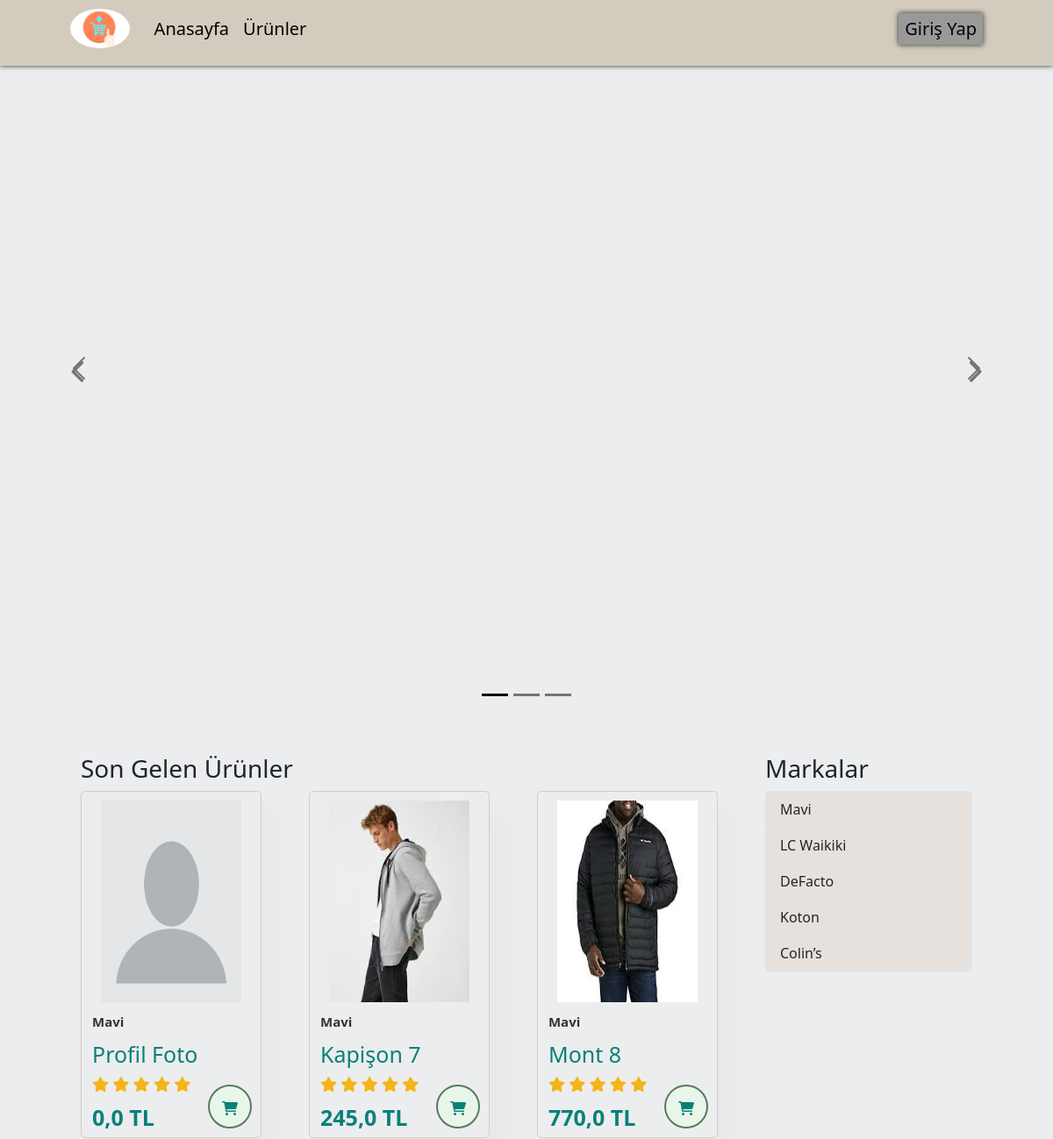
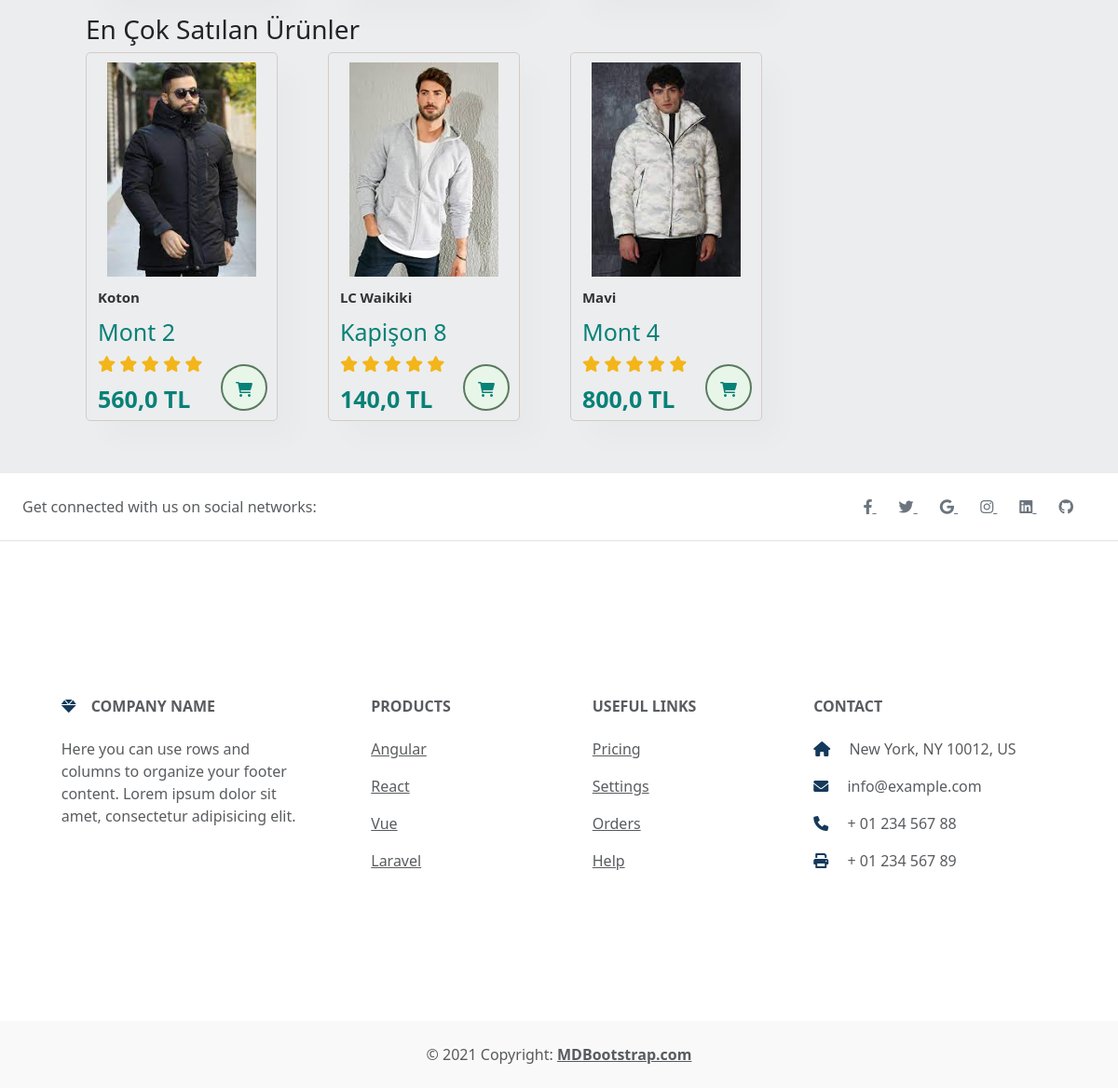
The page / on the database its author committed (2 pictures, top to bottom).
### appMy/models.py (models this page shows, shortened)
class Product(models.Model):
    category = models.ForeignKey(Category, verbose_name=("Kategori"), on_delete=models.CASCADE, null=True, blank=True)
    marka = models.CharField(("Marka"), max_length=50)
    title = models.CharField(("Ürün Adı"), max_length=50)
    text = models.TextField(("Ürün Hakkında"), max_length=1000)
    image = models.FileField(("Ürün Fotografı"), upload_to='', max_length=100)
    date_now = models.DateTimeField(("Tarih"), auto_now_add=True)
    likes = models.FloatField(("Ürün Beğenisi"), default=0)
    price = models.FloatField(("Ürün Fiyatı"), default=0)

class Category(models.Model):
    title = models.CharField(("Kategori"), max_length=50)

### appMy/views.py (the view)
# urls.py: path('', index, name='index'),
def index(request):
   products = Product.objects.all()
   categorys = Category.objects.all()
   son_gelenler = Product.objects.all().order_by('-date_now')[:3]
   cok_satilanlar = Product.objects.all().order_by('?')[:3]
   context = {
      'title':'Anasayfa',
      'products':products,
      'categorys':categorys,
      'son_gelenler':son_gelenler,
      'cok_satilanlar':cok_satilanlar,
   }
   return render(request, 'index.html', context)

### appMy/templates/index.html (shortened to what this page needs)
{% extends 'base.html' %}
{% load static %}
{% block body %}
   <div id="carouselDarkVariant" class="carousel slide carousel-fade carousel-dark" data-mdb-ride="carousel">
    <div class="carousel-indicators">
      <button
        data-mdb-target="#carouselDarkVariant"
        data-mdb-slide-to="0"
        class="active"
        aria-current="true"
        aria-label="Slide 1"
      ></button>
      <button
        data-mdb-target="#carouselDarkVariant"
        data-mdb-slide-to="1"
        aria-label="Slide 1"
      ></button>
      <button
        data-mdb-target="#carouselDarkVariant"
        data-mdb-slide-to="2"
        aria-label="Slide 1"
      ></button>
    </div>
    <div class="carousel-inner" style="height: 100vh;">
      <div class="carousel-item active">
        <div class="carousel-caption d-none d-md-block">
        </div>
      </div>
    </div>
    <button class="carousel-control-prev" type="button" data-mdb-target="#carouselDarkVariant" data-mdb-slide="prev">
      <span class="carousel-control-prev-icon" aria-hidden="true"></span>
    </button>
    <button class="carousel-control-next" type="button" data-mdb-target="#carouselDarkVariant" data-mdb-slide="next">
      <span class="carousel-control-next-icon" aria-hidden="true"></span>
    </button>
  </div>
   <div class="container-fluid">
    <div class="ozel-urun ">
      <div class="row">
        <div class="col-9">
          <div class="row">
            <h3>Son Gelen Ürünler</h3>
            {% for i in son_gelenler %}
            <div class="col-4">
              <div class="ozel mb-3">
                <a href="{% url 'detail' i.id %}"><img src="{{ i.image.url }}" alt="resim"></a>
                <div class="ozel-bilgi">
                  <span>{{ i.marka }}</span>
                  <h5>{{ i.title }}</h5>
                  <div class="yildiz">
                   <i class="fas fa-star"></i>
                   <i class="fas fa-star"></i>
                   <i class="fas fa-star"></i>
                   <i class="fas fa-star"></i>
                   <i class="fas fa-star"></i>
                  </div>
                  <h4>{{ i.price }} TL</h4>
                </div>
                <a href="{% url 'detail' i.id %}"><i class="fas fa-shopping-cart cart"></i></a>
               </div>
            </div>
            {% endfor %}
            <h3>En Çok Satılan Ürünler</h3>
            {% for i in cok_satilanlar %}
            <div class="col-4">
               <div class="ozel mb-3">
                <a href="{% url 'detail' i.id %}"><img src="{{ i.image.url }}" alt="resim"></a>
                <div class="ozel-bilgi">
                  <span>{{ i.marka }}</span>
                  <h5>{{ i.title }}</h5>
                  <div class="yildiz">
                   <i class="fas fa-star"></i>
                   <i class="fas fa-star"></i>
                   <i class="fas fa-star"></i>
                   <i class="fas fa-star"></i>
                   <i class="fas fa-star"></i>
                  </div>
                  <h4>{{ i.price }} TL</h4>
                </div>
                <a href="{% url 'detail' i.id %}"><i class="fas fa-shopping-cart cart"></i></a>
               </div>
            </div>
            {% endfor %}
          </div>
        </div>
      {% include 'part/_sidenav.html' %}
      </div>
    </div>
  </div>
{% endblock body %}

### appMy/templates/base.html (shortened to what this page needs)
<!DOCTYPE html>
{% load static %}
<html lang="en">
<head>
    <link href="https://cdnjs.cloudflare.com/ajax/libs/font-awesome/6.0.0/css/all.min.css" rel="stylesheet"/>
    <link href="https://cdnjs.cloudflare.com/ajax/libs/mdb-ui-kit/6.2.0/mdb.min.css" rel="stylesheet"/>
    <link href="https://cdn.jsdelivr.net/npm/bootstrap@5.3.0-alpha1/dist/css/bootstrap.min.css" rel="stylesheet">
    <link rel="stylesheet" href="{% static 'style.css' %}">
</head>
<body>
    {% include 'part/_header.html' %}
    {% block body %}
    {% endblock body %}
    {% include 'part/_footer.html' %}
</body>
</html>

### appMy/templates/part/_header.html (shortened to what this page needs)
{% load static %}
<nav class="navbar navbar-expand-lg navbar-light bg-light p-0 m-0">
    <div class="container-fluid">
      <div class="collapse navbar-collapse" id="navbarSupportedContent">
        <a class="navbar-brand mt-2 mt-lg-0" href="#">
          <img style="border-radius: 50%;"
            src="{% static 'img/logo.png' %}"
            height="45"
          />
        </a>
        <ul class="navbar-nav me-auto mb-2 mb-lg-0">
          <li class="nav-item">
            <a class="nav-link" href="{% url 'index' %}">Anasayfa</a>
          </li>
          <li class="nav-item">
            <a class="nav-link" href="{% url 'products' %}">Ürünler</a>
          </li>
        </ul>
      </div>
      {% if request.user.is_authenticated %}
      <div class="d-flex align-items-center">
        <a class="text-reset me-3" href="#">
          <i class="fas fa-shopping-cart"></i>
        </a>
        <div class="dropdown">
          <a
            class="dropdown-toggle d-flex align-items-center hidden-arrow"
            href="#"
            id="navbarDropdownMenuAvatar"
            role="button"
            data-mdb-toggle="dropdown"
            aria-expanded="false"
          >
          {% if profils.image %}
          <img src="{{ profils.image.url }}"
              alt="avatar" class="rounded-circle img-fluid" style="width: 50px; height: 50px; object-fit: cover;">
          {% else %}
          <img src="{% static 'img/profilresmi.png' %}"
          alt="avatar" class="rounded-circle img-fluid" style="width: 50px; height: 50px; object-fit: cover;">
          {% endif %}
          </a>
          <ul
            class="dropdown-menu dropdown-menu-end"
            aria-labelledby="navbarDropdownMenuAvatar"
          >
            <li>
              <a class="dropdown-item" href="{% url 'profilUser'  %}">Profil</a>
            </li>
            <li>
              <a class="dropdown-item" href="{% url 'logoutUser' %}">Çıkış Yap</a>
            </li>
          </ul>
        </div>
      </div>
        {% else %}
        <li class="nav-item giris" style="list-style-type: none;">
          <a class="nav-link girisYap" href="{% url 'loginUser' %}">Giriş Yap</a>
        </li>
        {% endif %}
    </div>
  </nav>

### appMy/templates/part/_sidenav.html
<div class="col-3">
    <h3>Markalar</h3>
    <div class="list-group">
      {% for i in categorys %}
      <a href="{% url 'marka' i.id %}" class="list-group-item list-group-item-action categorys">{{ i.title }}</a>
      {% endfor %}
    </div>
  </div>

### appMy/templates/part/_footer.html
<footer class="text-center text-lg-start bg-white text-muted">
    <section class="d-flex justify-content-center justify-content-lg-between p-4 border-bottom">
      <div class="me-5 d-none d-lg-block">
        <span>Get connected with us on social networks:</span>
      </div>
      <div>
        <a href="" class="me-4 link-secondary">
          <i class="fab fa-facebook-f"></i>
        </a>
        <a href="" class="me-4 link-secondary">
          <i class="fab fa-twitter"></i>
        </a>
        <a href="" class="me-4 link-secondary">
          <i class="fab fa-google"></i>
        </a>
        <a href="" class="me-4 link-secondary">
          <i class="fab fa-instagram"></i>
        </a>
        <a href="" class="me-4 link-secondary">
          <i class="fab fa-linkedin"></i>
        </a>
        <a href="" class="me-4 link-secondary">
          <i class="fab fa-github"></i>
        </a>
      </div>
    </section>
    <section class="">
      <div class="container text-center text-md-start mt-5">
        <div class="row mt-3">
          <div class="col-md-3 col-lg-4 col-xl-3 mx-auto mb-4">
            <h6 class="text-uppercase fw-bold mb-4">
              <i class="fas fa-gem me-3 text-secondary"></i>Company name
            </h6>
            <p>
              Here you can use rows and columns to organize your footer content. Lorem ipsum
              dolor sit amet, consectetur adipisicing elit.
            </p>
          </div>
          <div class="col-md-2 col-lg-2 col-xl-2 mx-auto mb-4">
            <h6 class="text-uppercase fw-bold mb-4">
              Products
            </h6>
            <p>
              <a href="#!" class="text-reset">Angular</a>
            </p>
            <p>
              <a href="#!" class="text-reset">React</a>
            </p>
            <p>
              <a href="#!" class="text-reset">Vue</a>
            </p>
            <p>
              <a href="#!" class="text-reset">Laravel</a>
            </p>
          </div>
          <div class="col-md-3 col-lg-2 col-xl-2 mx-auto mb-4">
            <h6 class="text-uppercase fw-bold mb-4">
              Useful links
            </h6>
            <p>
              <a href="#!" class="text-reset">Pricing</a>
            </p>
            <p>
              <a href="#!" class="text-reset">Settings</a>
            </p>
            <p>
              <a href="#!" class="text-reset">Orders</a>
            </p>
            <p>
              <a href="#!" class="text-reset">Help</a>
            </p>
          </div>
          <div class="col-md-4 col-lg-3 col-xl-3 mx-auto mb-md-0 mb-4">
            <h6 class="text-uppercase fw-bold mb-4">Contact</h6>
            <p><i class="fas fa-home me-3 text-secondary"></i> New York, NY 10012, US</p>
            <p>
              <i class="fas fa-envelope me-3 text-secondary"></i>
              info@example.com
            </p>
            <p><i class="fas fa-phone me-3 text-secondary"></i> + 01 234 567 88</p>
            <p><i class="fas fa-print me-3 text-secondary"></i> + 01 234 567 89</p>
          </div>
        </div>
      </div>
    </section>
    <div class="text-center p-4" style="background-color: rgba(0, 0, 0, 0.025);">
      © 2021 Copyright:
      <a class="text-reset fw-bold" href="https://mdbootstrap.com/">MDBootstrap.com</a>
    </div>
  </footer>

### appMy/static/style.css (style rules this page uses)
nav .container-fluid { padding-top: 25px !important; padding: 15px 80px; background: rgb(211, 204, 190) ; box-shadow: 0 0px 6px rgba(0, 0, 0, 0.8); position: fixed; z-index: 999; margin-top: 60px; width: 100%; transition: 0.7s; margin-top: 15px; }
nav .container-fluid a { color: black; font-size: 20px; }
.girisYap { background-color: #999; box-shadow: 0 0px 6px rgba(0, 0, 0, 0.8); padding: 3px 7px; }
.ozel-urun { padding: 40px 80px; }
.ozel { margin: 0 30px 0 0; padding: 0px 12px; border: 1px solid #d4cbc6; border-radius: 5px; box-shadow: 20px 20px 30px rgba(0, 0, 0, 0.02); transition: 0.7s; overflow: hidden; position: relative; }
.ozel img { width: 100%; height: 250px; padding: 10px; cursor: pointer; overflow: hidden; transition: 0.8s; }
.ozel-bilgi span { color: #333; font-size: 15px; font-weight: 600; }
.ozel-bilgi h5 { padding-top: 10px; color: #088178; font-size: 25px; }
.ozel-bilgi i { color: rgb(243, 181, 25); font-size: 17px; }
.ozel-bilgi h4 { padding-top: 10px; font-size: 25px; font-weight: 700; color: #088178; }
.ozel .cart { text-align: center; width: 50px; height: 50px; line-height: 50px; border-radius: 50px; background-color: #e8f6ea; font-weight: 600; color: #088178; border: 2px solid #597a5e; position: absolute; bottom: 10px; right: 10px; }
.categorys { background-color: #e7e1de; cursor: pointer; }
body { background-color: #ecedee }
body { margin-top:20px; }
section { padding: 120px 0; overflow: hidden; background: #fff; }
.text-secondary { color: #15395A !important; }

### rows shown on the page
Product: image (picture), marka "Mavi", title "Profil Foto", price "0,0"
Product: image (picture), marka "Mavi", title "Kapişon 7", price "245,0"
Product: image (picture), marka "Mavi", title "Mont 8", price "770,0"
Product: image (picture), marka "Koton", title "Mont 2", price "560,0"
Product: image (picture), marka "LC Waikiki", title "Kapişon 8", price "140,0"
Product: image (picture), marka "Mavi", title "Mont 4", price "800,0"
Category: title "Mavi"
Category: title "LC Waikiki"
Category: title "DeFacto"
Category: title "Koton"
Category: title "Colin’s"
